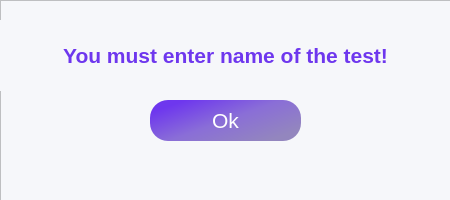
<?xml version="1.0" encoding="UTF-8"?>
<ui version="4.0">
 <class>Warning</class>
 <widget class="QWidget" name="Warning">
  <property name="geometry">
   <rect>
    <x>0</x>
    <y>0</y>
    <width>450</width>
    <height>200</height>
   </rect>
  </property>
  <property name="windowTitle">
   <string>Form</string>
  </property>
  <widget class="QFrame" name="frame">
   <property name="geometry">
    <rect>
     <x>0</x>
     <y>0</y>
     <width>451</width>
     <height>201</height>
    </rect>
   </property>
   <property name="styleSheet">
    <string notr="true">background-color: rgb(246, 247, 250);
color: rgb(110, 55, 238);
font: 16pt &quot;.AppleSystemUIFont&quot;;
color: rgb(139, 140, 166);</string>
   </property>
   <property name="frameShape">
    <enum>QFrame::StyledPanel</enum>
   </property>
   <property name="frameShadow">
    <enum>QFrame::Raised</enum>
   </property>
   <widget class="QLabel" name="label">
    <property name="geometry">
     <rect>
      <x>0</x>
      <y>20</y>
      <width>451</width>
      <height>71</height>
     </rect>
    </property>
    <property name="font">
     <font>
      <family>.AppleSystemUIFont</family>
      <pointsize>16</pointsize>
      <weight>50</weight>
      <italic>false</italic>
      <bold>false</bold>
     </font>
    </property>
    <property name="styleSheet">
     <string notr="true">color: rgb(110, 55, 238);</string>
    </property>
    <property name="text">
     <string>&lt;html&gt;&lt;head/&gt;&lt;body&gt;&lt;p&gt;&lt;span style=&quot; font-weight:600;&quot;&gt;You must enter name of the test!&lt;/span&gt;&lt;/p&gt;&lt;/body&gt;&lt;/html&gt;</string>
    </property>
    <property name="alignment">
     <set>Qt::AlignCenter</set>
    </property>
   </widget>
   <widget class="QPushButton" name="pushButton_4">
    <property name="geometry">
     <rect>
      <x>150</x>
      <y>100</y>
      <width>151</width>
      <height>41</height>
     </rect>
    </property>
    <property name="font">
     <font>
      <family>.AppleSystemUIFont</family>
      <pointsize>16</pointsize>
      <weight>50</weight>
      <italic>false</italic>
      <bold>false</bold>
     </font>
    </property>
    <property name="styleSheet">
     <string notr="true">background-color: qlineargradient(spread:pad, x1:0.07, y1:0.227364, x2:0.895, y2:0.847, stop:0 rgba(110, 55, 238, 255), stop:0.487562 rgba(138, 110, 215, 255), stop:1 rgba(147, 134, 190, 255));
border-radius: 18px;
color: rgb(255, 255, 255);</string>
    </property>
    <property name="text">
     <string>Ok</string>
    </property>
   </widget>
  </widget>
 </widget>
 <resources/>
 <connections/>
</ui>
